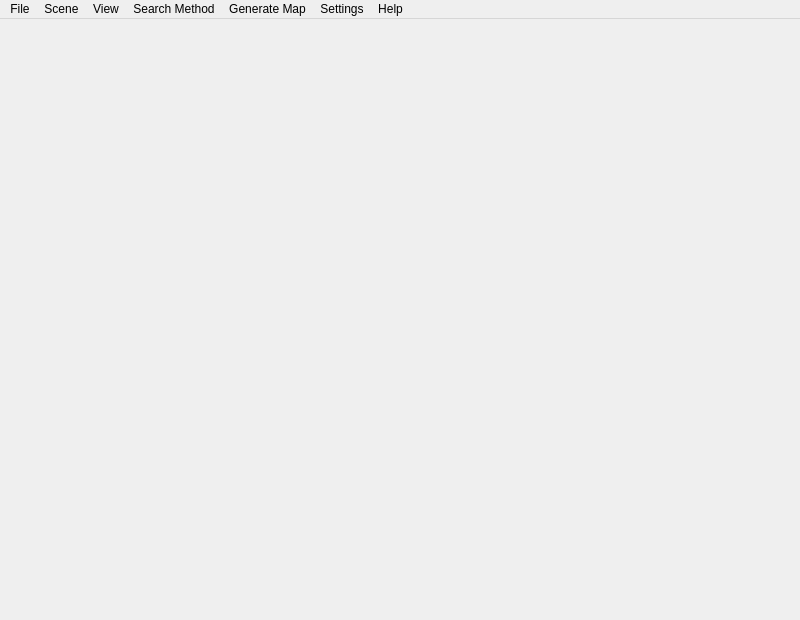
<?xml version="1.0" encoding="UTF-8"?>
<ui version="4.0">
 <class>AppWindowClass</class>
 <widget class="QMainWindow" name="AppWindowClass">
  <property name="geometry">
   <rect>
    <x>0</x>
    <y>0</y>
    <width>800</width>
    <height>620</height>
   </rect>
  </property>
  <property name="minimumSize">
   <size>
    <width>800</width>
    <height>620</height>
   </size>
  </property>
  <property name="windowTitle">
   <string>Motion</string>
  </property>
  <property name="windowIcon">
   <iconset>
    <normaloff>:/icon</normaloff>:/icon</iconset>
  </property>
  <property name="documentMode">
   <bool>false</bool>
  </property>
  <widget class="QWidget" name="centralWidget">
   <layout class="QGridLayout" name="gridLayout">
    <item row="1" column="0">
     <widget class="DisplayView" name="displayView" native="true"/>
    </item>
   </layout>
  </widget>
  <widget class="QMenuBar" name="menuBar">
   <property name="geometry">
    <rect>
     <x>0</x>
     <y>0</y>
     <width>800</width>
     <height>26</height>
    </rect>
   </property>
   <widget class="QMenu" name="menuFile">
    <property name="title">
     <string>File</string>
    </property>
    <addaction name="actionNew"/>
    <addaction name="actionOpen"/>
    <addaction name="separator"/>
    <addaction name="actionSave"/>
    <addaction name="actionSave_as"/>
    <addaction name="separator"/>
    <addaction name="actionExit"/>
   </widget>
   <widget class="QMenu" name="menuObject">
    <property name="title">
     <string>Scene</string>
    </property>
    <addaction name="actionCreate_Object"/>
    <addaction name="separator"/>
    <addaction name="actionReshape_Device"/>
    <addaction name="actionMove_Device"/>
    <addaction name="actionUndo_move"/>
    <addaction name="separator"/>
    <addaction name="actionFinish"/>
   </widget>
   <widget class="QMenu" name="menuView">
    <property name="title">
     <string>View</string>
    </property>
    <addaction name="actionDisplay_Minkowski"/>
    <addaction name="actionDisplay_Map"/>
    <addaction name="actionDisplay_path_info"/>
   </widget>
   <widget class="QMenu" name="menuMethod">
    <property name="title">
     <string>Search Method</string>
    </property>
    <addaction name="actionRapidly_exploring_random_tree"/>
    <addaction name="actionShortest_path_roadmap"/>
    <addaction name="actionVoronoi_map"/>
   </widget>
   <widget class="QMenu" name="menuHelp">
    <property name="title">
     <string>Help</string>
    </property>
    <addaction name="actionAbout"/>
   </widget>
   <widget class="QMenu" name="menuGenerate">
    <property name="title">
     <string>Generate Map</string>
    </property>
    <addaction name="actionRandom"/>
    <addaction name="actionLabyrinth"/>
    <addaction name="actionPolyLabyrinth"/>
   </widget>
   <widget class="QMenu" name="menuMode">
    <property name="title">
     <string>Settings</string>
    </property>
    <addaction name="actionUsing_sensors"/>
    <addaction name="actionSnapping"/>
   </widget>
   <addaction name="menuFile"/>
   <addaction name="menuObject"/>
   <addaction name="menuView"/>
   <addaction name="menuMethod"/>
   <addaction name="menuGenerate"/>
   <addaction name="menuMode"/>
   <addaction name="menuHelp"/>
  </widget>
  <action name="actionNew">
   <property name="text">
    <string>New</string>
   </property>
   <property name="shortcut">
    <string>Ctrl+N</string>
   </property>
  </action>
  <action name="actionOpen">
   <property name="text">
    <string>Open...</string>
   </property>
   <property name="shortcut">
    <string>Ctrl+O</string>
   </property>
  </action>
  <action name="actionSave">
   <property name="text">
    <string>Save</string>
   </property>
   <property name="shortcut">
    <string>Ctrl+S</string>
   </property>
  </action>
  <action name="actionCreate_Object">
   <property name="text">
    <string>Create Object</string>
   </property>
   <property name="shortcut">
    <string>Ctrl+W</string>
   </property>
  </action>
  <action name="actionReshape_Device">
   <property name="text">
    <string>Reshape Device</string>
   </property>
  </action>
  <action name="actionDisplay_Minkowski">
   <property name="checkable">
    <bool>true</bool>
   </property>
   <property name="checked">
    <bool>false</bool>
   </property>
   <property name="text">
    <string>Display Minkowski</string>
   </property>
  </action>
  <action name="actionDisplay_Map">
   <property name="checkable">
    <bool>true</bool>
   </property>
   <property name="checked">
    <bool>true</bool>
   </property>
   <property name="text">
    <string>Display roadmap</string>
   </property>
  </action>
  <action name="actionRapidly_exploring_random_tree">
   <property name="checkable">
    <bool>true</bool>
   </property>
   <property name="checked">
    <bool>false</bool>
   </property>
   <property name="text">
    <string>Rapidly-exploring random tree</string>
   </property>
  </action>
  <action name="actionExit">
   <property name="text">
    <string>Exit</string>
   </property>
  </action>
  <action name="actionAbout">
   <property name="text">
    <string>About...</string>
   </property>
  </action>
  <action name="actionSave_as">
   <property name="text">
    <string>Save as...</string>
   </property>
  </action>
  <action name="actionFinish">
   <property name="enabled">
    <bool>false</bool>
   </property>
   <property name="text">
    <string>Finish</string>
   </property>
   <property name="shortcut">
    <string>Ctrl+Q</string>
   </property>
  </action>
  <action name="actionMove_Device">
   <property name="text">
    <string>Drag Device</string>
   </property>
  </action>
  <action name="actionVisibility_graph">
   <property name="checkable">
    <bool>true</bool>
   </property>
   <property name="checked">
    <bool>true</bool>
   </property>
   <property name="text">
    <string>Visibility graph</string>
   </property>
  </action>
  <action name="actionShortest_path_roadmap">
   <property name="checkable">
    <bool>true</bool>
   </property>
   <property name="checked">
    <bool>false</bool>
   </property>
   <property name="text">
    <string>Shortest path roadmap</string>
   </property>
  </action>
  <action name="actionVoronoi_map">
   <property name="checkable">
    <bool>true</bool>
   </property>
   <property name="checked">
    <bool>true</bool>
   </property>
   <property name="text">
    <string>Voronoi Map</string>
   </property>
  </action>
  <action name="actionRandom">
   <property name="text">
    <string>Random</string>
   </property>
  </action>
  <action name="actionLabyrinth">
   <property name="text">
    <string>Labyrinth</string>
   </property>
  </action>
  <action name="actionPolyLabyrinth">
   <property name="text">
    <string>PolyLabyrinth</string>
   </property>
  </action>
  <action name="actionUndo_move">
   <property name="text">
    <string>Undo move</string>
   </property>
   <property name="shortcut">
    <string>Ctrl+Z</string>
   </property>
  </action>
  <action name="actionDisplay_path_info">
   <property name="checkable">
    <bool>true</bool>
   </property>
   <property name="text">
    <string>Display path info</string>
   </property>
  </action>
  <action name="actionUsing_sensors">
   <property name="checkable">
    <bool>true</bool>
   </property>
   <property name="checked">
    <bool>true</bool>
   </property>
   <property name="text">
    <string>Using sensors</string>
   </property>
  </action>
  <action name="actionSnapping">
   <property name="checkable">
    <bool>true</bool>
   </property>
   <property name="text">
    <string>Snapping</string>
   </property>
  </action>
 </widget>
 <layoutdefault spacing="6" margin="11"/>
 <customwidgets>
  <customwidget>
   <class>DisplayView</class>
   <extends>QWidget</extends>
   <header>DisplayView.h</header>
  </customwidget>
 </customwidgets>
 <resources/>
 <connections/>
</ui>
